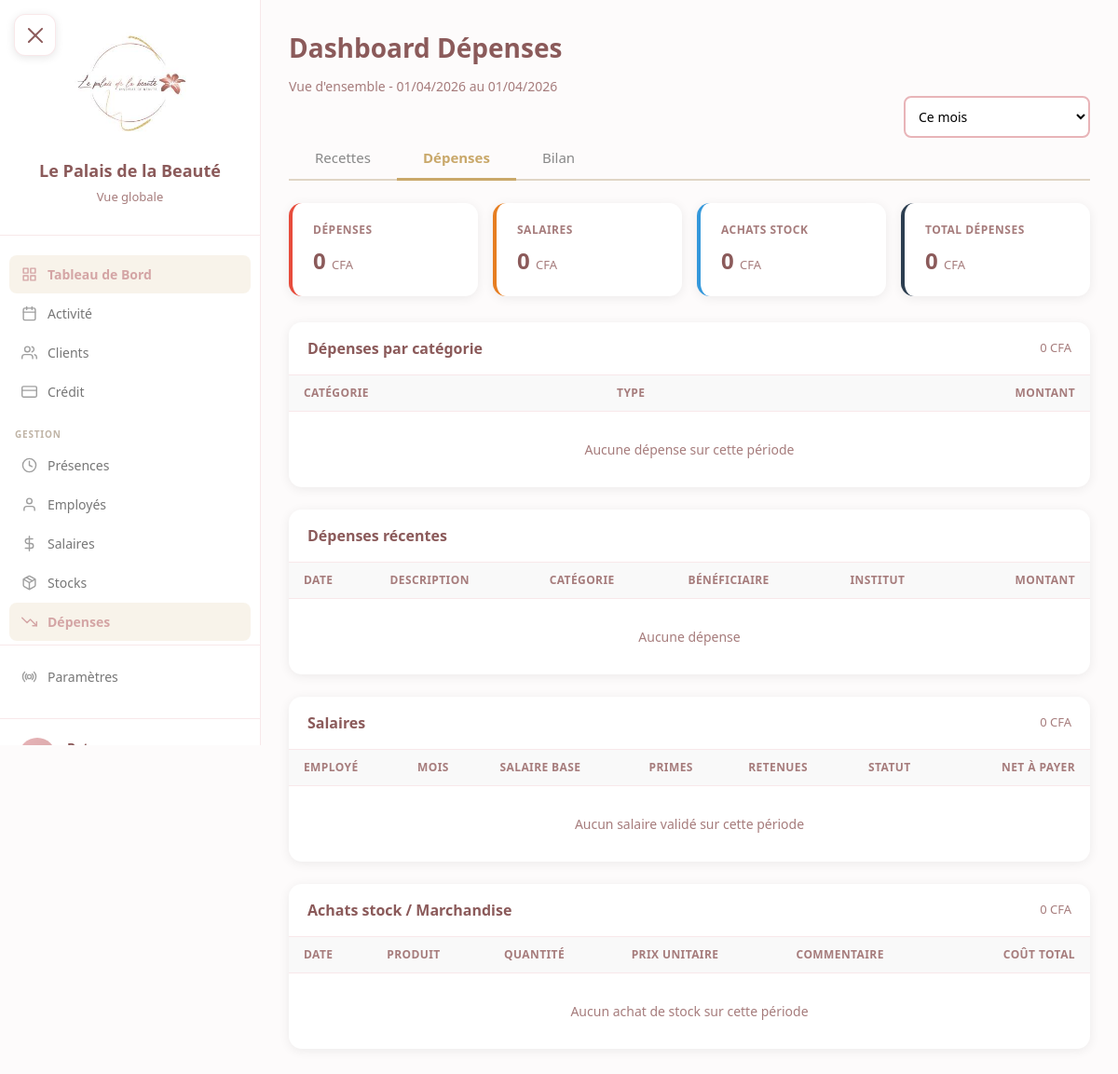
Page /dashboard/depenses/ (signed in) on the earlier database version.
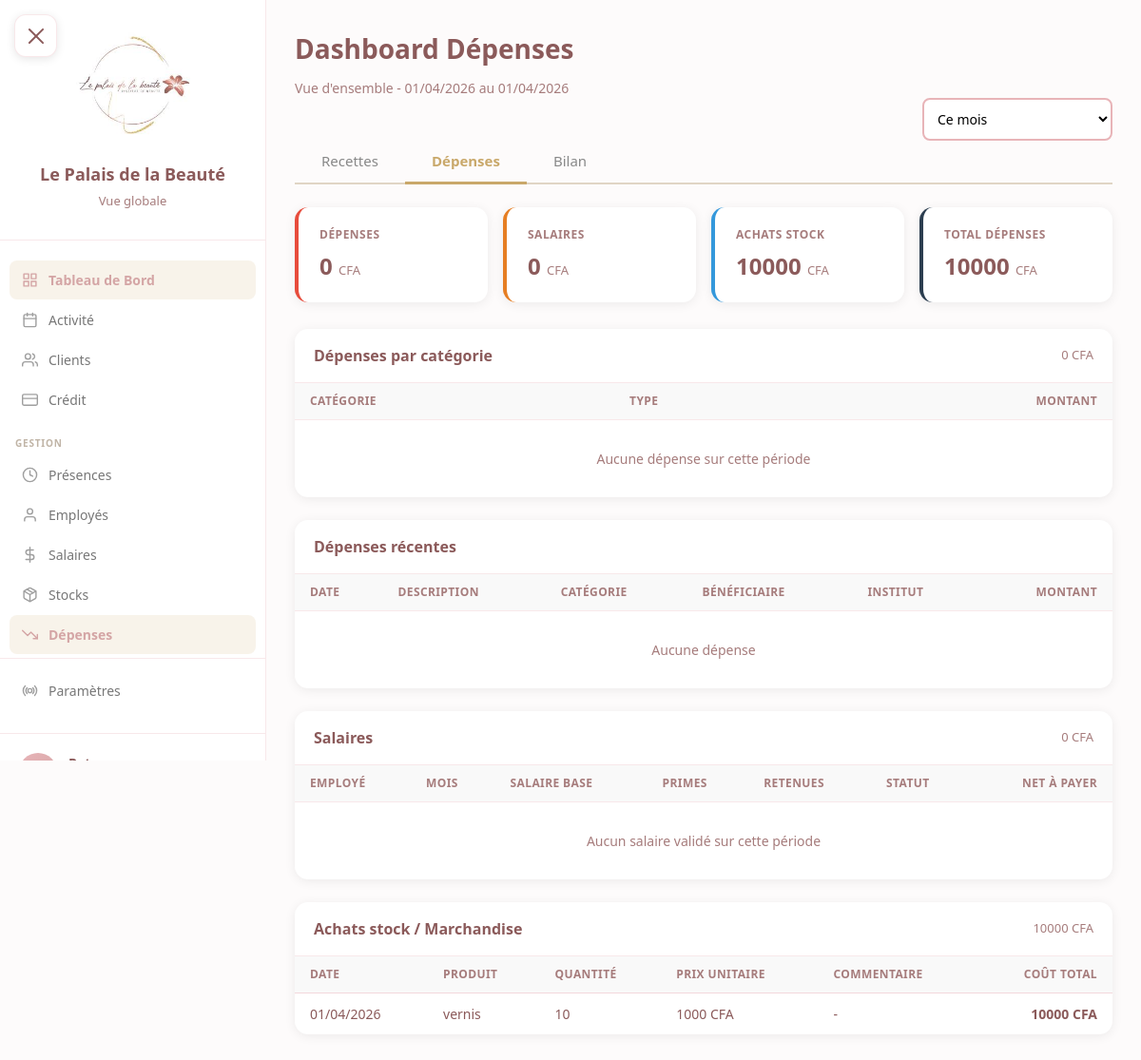
Same page on the later database version.
### core/models.py (models this page shows, shortened)
class MouvementStock(models.Model):
    TYPE_CHOICES = [
        ('entree', 'Entrée'),
        ('sortie', 'Sortie'),
        ('inventaire', 'Inventaire'),
        ('perte', 'Perte/Casse'),
    ]
    produit = models.ForeignKey(Produit, on_delete=models.CASCADE, related_name='mouvements')
    type_mouvement = models.CharField(max_length=20, choices=TYPE_CHOICES)
    quantite = models.IntegerField()
    quantite_avant = models.IntegerField(default=0)
    quantite_apres = models.IntegerField(default=0)
    prix_unitaire = models.IntegerField(default=0, validators=[MinValueValidator(0)])
    commentaire = models.TextField(blank=True, null=True)
    institut = models.ForeignKey('Institut', on_delete=models.SET_NULL, null=True, blank=True, related_name='mouvements_stock')
    cree_par = models.ForeignKey('Utilisateur', on_delete=models.SET_NULL, null=True)
    date_creation = models.DateTimeField(auto_now_add=True)
    class Meta:
        verbose_name = "Mouvement de stock"
        verbose_name_plural = "Mouvements de stock"
        ordering = ['-date_creation']

class Produit(models.Model):
    nom = models.CharField(max_length=200)
    reference = models.CharField(max_length=100, blank=True, default='')
    categorie = models.ForeignKey(
        CategorieProduit, on_delete=models.PROTECT,
        null=True, blank=True, related_name='produits'
    )
    unite = models.ForeignKey(
        UniteMesure, on_delete=models.PROTECT,
        null=True, blank=True, related_name='produits'
    )
    fournisseur = models.ForeignKey(
        Fournisseur, on_delete=models.SET_NULL,
        null=True, blank=True, related_name='produits'
    )
    prix_achat = models.IntegerField(default=0, validators=[MinValueValidator(0)])
    prix_vente = models.IntegerField(default=0, validators=[MinValueValidator(0)], help_text="0 si non vendu aux clients")
    stock_actuel = models.IntegerField(default=0)
    stock_minimum = models.IntegerField(default=0, validators=[MinValueValidator(0)])
    actif = models.BooleanField(default=True)
    date_creation = models.DateTimeField(auto_now_add=True)
    class Meta:
        verbose_name = "Produit"
        verbose_name_plural = "Produits"
        ordering = ['categorie__nom', 'nom']

### dashboard/views.py (the view, shortened to what this page needs)
# urls.py: path('depenses/', views.dashboard_depenses, name='depenses'),
@login_required
@role_required(['patron'])
def dashboard_depenses(request):
    from django.db.models import F, ExpressionWrapper, IntegerField as DjIntField
    today = timezone.now().date()
    periode = request.GET.get('periode', 'mois')
    if periode == 'jour':
        date_debut = today
        date_fin = today
    elif periode == 'semaine':
        date_debut = today - timedelta(days=today.weekday())
        date_fin = today
    elif periode == 'mois':
        date_debut = today.replace(day=1)
        date_fin = today
    elif periode == 'annee':
        date_debut = today.replace(month=1, day=1)
        date_fin = today
    else:
        date_debut = today.replace(day=1)
        date_fin = today
    depenses_qs = Depense.objects.filter(
        date__gte=date_debut, date__lte=date_fin
    ).select_related('categorie', 'institut')
    total_depenses = depenses_qs.aggregate(s=Sum('montant'))['s'] or 0
    depenses_par_cat = list(
        depenses_qs.values('categorie__nom', 'categorie__type')
        .annotate(total=Sum('montant'))
        .order_by('-total')
    )
    depenses_recentes = depenses_qs.order_by('-date', '-date_creation')[:20]
    salaires_qs = CalculSalaire.objects.filter(
        mois__gte=date_debut,
        mois__lte=date_fin,
        statut__in=['valide', 'paye']
    ).select_related('employe')
    total_salaires = salaires_qs.aggregate(s=Sum('net_a_payer'))['s'] or 0
    salaires_liste = list(salaires_qs.order_by('-mois', 'employe__nom'))
    achats_qs = MouvementStock.objects.filter(
        type_mouvement='entree',
        date_creation__date__gte=date_debut,
        date_creation__date__lte=date_fin,
        prix_unitaire__gt=0
    ).select_related('produit')
    total_achats_stock = sum(m.quantite * m.prix_unitaire for m in achats_qs)
    achats_liste = list(achats_qs.order_by('-date_creation')[:20])
    total_global = total_depenses + total_salaires + total_achats_stock
    context = {
        'periode': periode,
        'date_debut': date_debut,
        'date_fin': date_fin,
        'date_debut_custom': date_debut.isoformat() if periode == 'personnalisee' else '',
        'date_fin_custom': date_fin.isoformat() if periode == 'personnalisee' else '',
        'mois_custom': date_debut.strftime('%Y-%m') if periode == 'mois_custom' else today.replace(day=1).strftime('%Y-%m'),
        'total_depenses': total_depenses,
        'total_salaires': total_salaires,
        'total_achats_stock': total_achats_stock,
        'total_global': total_global,
        'depenses_par_cat': depenses_par_cat,
        'depenses_recentes': depenses_recentes,
        'salaires_liste': salaires_liste,
        'achats_liste': achats_liste,
    }
    return render(request, 'dashboard/depenses.html', context)

### core/models.py (called while the page is built)
    def is_patron(self):
        return self.role == 'patron'

### templates/dashboard/depenses.html (shortened to what the changed rows need)
{% extends "base.html" %}
{% block content %}
<div class="dashboard-header">
    <div>
        <h1 class="page-title">Dashboard Dépenses</h1>
    </div>
</div>
<div class="kpi-grid">
    <div class="kpi-card info">
        <div class="kpi-label">Achats stock</div>
        <div class="kpi-value">{{ total_achats_stock|floatformat:0 }} <span class="kpi-unit">CFA</span></div>
    </div>
    <div class="kpi-card dark">
        <div class="kpi-label">Total dépenses</div>
        <div class="kpi-value">{{ total_global|floatformat:0 }} <span class="kpi-unit">CFA</span></div>
    </div>
</div>
<div class="section-card">
    <div class="section-body">
        <table class="dep-table">
            <thead>
                <tr>
                    <th>Catégorie</th>
                    <th>Type</th>
                    <th class="amount">Montant</th>
                </tr>
            </thead>
        </table>
    </div>
</div>
<div class="section-card">
    <div class="section-body" style="overflow-x:auto;">
        <table class="dep-table">
            <thead>
                <tr>
                    <th>Date</th>
                    <th>Description</th>
                    <th>Catégorie</th>
                    <th>Bénéficiaire</th>
                    <th>Institut</th>
                    <th class="amount">Montant</th>
                </tr>
            </thead>
        </table>
    </div>
</div>
<div class="section-card">
    <div class="section-body" style="overflow-x:auto;">
        <table class="dep-table">
            <thead>
                <tr>
                    <th>Employé</th>
                    <th>Mois</th>
                    <th>Salaire base</th>
                    <th>Primes</th>
                    <th>Retenues</th>
                    <th>Statut</th>
                    <th class="amount">Net à payer</th>
                </tr>
            </thead>
        </table>
    </div>
</div>
<div class="section-card">
    <div class="section-header">
        Achats stock / Marchandise
        <span style="margin-left:auto;font-size:13px;font-weight:400;color:var(--text-light);">{{ total_achats_stock|floatformat:0 }} CFA</span>
    </div>
    <div class="section-body" style="overflow-x:auto;">
        <table class="dep-table">
            <thead>
                <tr>
                    <th>Date</th>
                    <th>Produit</th>
                    <th>Quantité</th>
                    <th>Prix unitaire</th>
                    <th>Commentaire</th>
                    <th class="amount">Coût total</th>
                </tr>
            </thead>
            <tbody>
                {% for achat in achats_liste %}
                <tr>
                    <td>{{ achat.date_creation|date:"d/m/Y" }}</td>
                    <td>{{ achat.produit.nom }}</td>
                    <td>{{ achat.quantite }}</td>
                    <td>{{ achat.prix_unitaire|floatformat:0 }} CFA</td>
                    <td>{{ achat.commentaire|default:"-"|truncatechars:40 }}</td>
                    <td class="amount">{% widthratio achat.quantite 1 achat.prix_unitaire %} CFA</td>
                </tr>
                {% empty %}
                <tr class="empty-row"><td colspan="6">Aucun achat de stock sur cette période</td></tr>
                {% endfor %}
            </tbody>
        </table>
    </div>
</div>
{% endblock %}

Differences in the rows shown:
added MouvementStock: date_creation "01/04/2026", produit.nom "vernis", quantite "10", prix_unitaire "1000", commentaire "-", quantite+prix_unitaire "10000"
Other differences:
{{ total_achats_stock|floatformat:0 }}: "0" → "10000"
{{ total_global|floatformat:0 }}: "0" → "10000"
text no longer shown: "Aucun achat de stock sur cette période"
